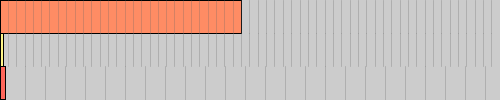
Frame 1 (no input)
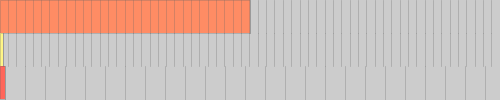
Frame 60 (the mouse pressed at the canvas centre just before this capture)
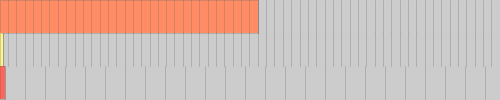
Frame 120 (the mouse held since frame 60 and released just before this capture)

The Processing sketch that drew these frames (run headless with seeded random() and noise(); from frame 60 on, the mouse is pressed at the canvas centre):

// Processing sketch: Exercise3
// ── Exercise3.pde
void setup() {
  size(500, 100);
}
float a=0;
float x=0;
float h=0;
void draw() {
  background(204);
  float s = second();  // Values from 0 - 59
  float m = minute();  // Values from 0 - 59
  float h = hour();    // Values from 0 - 23
  float factor =  (s/60)*width;


  fill(255,140,100);
  rect(0, 0, factor, 33);
  fill(255,245,135);
  rect(0, 33, m, 33);
  line(factor, 0, factor, 33);
  fill(255,102,90);
  rect(0, 66, h, 33);
  line(m, 33, m, 66);
  line(h, 66, h, 100);
  stroke(100, 70);
    for (int i=0; i<60; i++) {
    a= a+ width/60.0;
    line(a, 0, a, 33);
    println(height);
    for (int l=0; l<60; l++) {
      x= x+ width/60.0;
      line(x, 33, x, 66);
    }
    for (int k=0; k<24; k++) {
      h= h+ width/24;
      line(h, 66, h, 100);
    }
  } 
  a=0;
  x=0;
  h=0;
}
